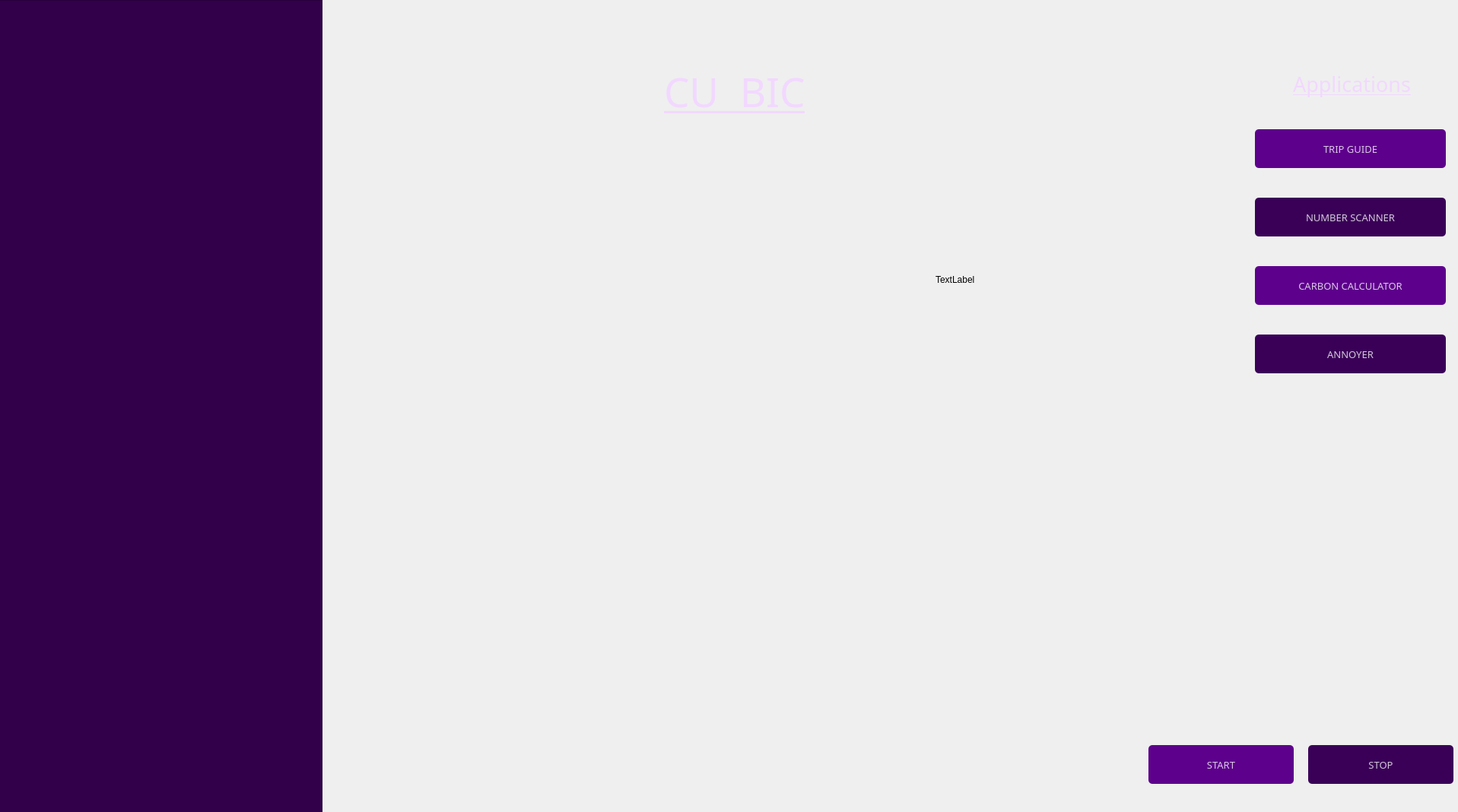
<?xml version="1.0" encoding="UTF-8"?>
<ui version="4.0">
 <class>MainWindow</class>
 <widget class="QMainWindow" name="MainWindow">
  <property name="geometry">
   <rect>
    <x>0</x>
    <y>0</y>
    <width>1917</width>
    <height>1068</height>
   </rect>
  </property>
  <property name="windowTitle">
   <string>MainWindow</string>
  </property>
  <widget class="QWidget" name="centralwidget">
   <property name="sizePolicy">
    <sizepolicy hsizetype="Preferred" vsizetype="Preferred">
     <horstretch>0</horstretch>
     <verstretch>0</verstretch>
    </sizepolicy>
   </property>
   <widget class="QLabel" name="label">
    <property name="geometry">
     <rect>
      <x>0</x>
      <y>0</y>
      <width>1921</width>
      <height>1071</height>
     </rect>
    </property>
    <property name="text">
     <string/>
    </property>
    <property name="pixmap">
     <pixmap>../../../../../Downloads/connections.gif</pixmap>
    </property>
   </widget>
   <widget class="QPushButton" name="pushButton">
    <property name="geometry">
     <rect>
      <x>1720</x>
      <y>980</y>
      <width>191</width>
      <height>51</height>
     </rect>
    </property>
    <property name="styleSheet">
     <string notr="true">QPushButton#pushButton{
background-color: rgb(58, 0, 88);
	border-color: rgb(65, 65, 65);
  border-radius:5px ;
   color:rgba(255, 255, 255, 200);
    font: 63 10pt Bahnschrift SemiBold SemiConden;
}
QPushButton#pushButton:pressed{
  background-color:rgba(255, 107, 107, 255);
   padding-left:5px;
   padding-top:5px;
   background-position:calc(100%-10px)center;
}
QPushButton#pushButton:hover{
  background-color: rgb(121, 121, 121);
}</string>
    </property>
    <property name="text">
     <string>STOP</string>
    </property>
   </widget>
   <widget class="QPushButton" name="pushButton_2">
    <property name="geometry">
     <rect>
      <x>1510</x>
      <y>980</y>
      <width>191</width>
      <height>51</height>
     </rect>
    </property>
    <property name="styleSheet">
     <string notr="true">QPushButton#pushButton_2{
background-color: rgb(93, 0, 140);
	border-color: rgb(65, 65, 65);
  border-radius:5px ;
   color:rgba(255, 255, 255, 200);
    font: 63 10pt Bahnschrift SemiBold SemiConden;
}
QPushButton#pushButton_2:pressed{
  background-color:rgba(255, 107, 107, 255);
   padding-left:5px;
   padding-top:5px;
   background-position:calc(100%-10px)center;
}
QPushButton#pushButton_2:hover{
  background-color: rgb(121, 121, 121);
}</string>
    </property>
    <property name="text">
     <string>START</string>
    </property>
   </widget>
   <widget class="QPlainTextEdit" name="plainTextEdit">
    <property name="geometry">
     <rect>
      <x>-7</x>
      <y>0</y>
      <width>431</width>
      <height>1071</height>
     </rect>
    </property>
    <property name="styleSheet">
     <string notr="true">background-color: rgb(50, 0, 75);
border-right-color: rgb(255, 255, 255);
border-left-color: rgb(255, 255, 255);</string>
    </property>
   </widget>
   <widget class="QPushButton" name="pushButton_3">
    <property name="geometry">
     <rect>
      <x>1650</x>
      <y>170</y>
      <width>251</width>
      <height>51</height>
     </rect>
    </property>
    <property name="styleSheet">
     <string notr="true">QPushButton#pushButton_3{
background-color: rgb(93, 0, 140);
	border-color: rgb(65, 65, 65);
  border-radius:5px ;
   color:rgba(255, 255, 255, 200);
    font: 63 10pt Bahnschrift SemiBold SemiConden;
}
QPushButton#pushButton_3:pressed{
  background-color:rgba(255, 107, 107, 255);
   padding-left:5px;
   padding-top:5px;
   background-position:calc(100%-10px)center;
}
QPushButton#pushButton_3:hover{
  background-color: rgb(121, 121, 121);
}</string>
    </property>
    <property name="text">
     <string>TRIP GUIDE</string>
    </property>
   </widget>
   <widget class="QPushButton" name="pushButton4">
    <property name="geometry">
     <rect>
      <x>1650</x>
      <y>260</y>
      <width>251</width>
      <height>51</height>
     </rect>
    </property>
    <property name="styleSheet">
     <string notr="true">QPushButton#pushButton4{
background-color: rgb(58, 0, 88);
	border-color: rgb(65, 65, 65);
  border-radius:5px ;
   color:rgba(255, 255, 255, 200);
    font: 63 10pt Bahnschrift SemiBold SemiConden;
}
QPushButton#pushButton4:pressed{
  background-color:rgba(255, 107, 107, 255);
   padding-left:5px;
   padding-top:5px;
   background-position:calc(100%-10px)center;
}
QPushButton#pushButton4:hover{
  background-color: rgb(121, 121, 121);
}</string>
    </property>
    <property name="text">
     <string>NUMBER SCANNER</string>
    </property>
   </widget>
   <widget class="QPushButton" name="pushButton_5">
    <property name="geometry">
     <rect>
      <x>1650</x>
      <y>350</y>
      <width>251</width>
      <height>51</height>
     </rect>
    </property>
    <property name="styleSheet">
     <string notr="true">QPushButton#pushButton_5{
background-color: rgb(93, 0, 140);
	border-color: rgb(65, 65, 65);
  border-radius:5px ;
   color:rgba(255, 255, 255, 200);
    font: 63 10pt Bahnschrift SemiBold SemiConden;
}
QPushButton#pushButton_5:pressed{
  background-color:rgba(255, 107, 107, 255);
   padding-left:5px;
   padding-top:5px;
   background-position:calc(100%-10px)center;
}
QPushButton#pushButton_5:hover{
  background-color: rgb(121, 121, 121);
}</string>
    </property>
    <property name="text">
     <string>CARBON CALCULATOR</string>
    </property>
   </widget>
   <widget class="QPushButton" name="pushButton6">
    <property name="geometry">
     <rect>
      <x>1650</x>
      <y>440</y>
      <width>251</width>
      <height>51</height>
     </rect>
    </property>
    <property name="styleSheet">
     <string notr="true">QPushButton#pushButton6{
background-color: rgb(58, 0, 88);
	border-color: rgb(65, 65, 65);
  border-radius:5px ;
   color:rgba(255, 255, 255, 200);
    font: 63 10pt Bahnschrift SemiBold SemiConden;
}
QPushButton#pushButton6:pressed{
  background-color:rgba(255, 107, 107, 255);
   padding-left:5px;
   padding-top:5px;
   background-position:calc(100%-10px)center;
}
QPushButton#pushButton6:hover{
  background-color: rgb(121, 121, 121);
}</string>
    </property>
    <property name="text">
     <string>ANNOYER</string>
    </property>
   </widget>
   <widget class="QLabel" name="label_2">
    <property name="geometry">
     <rect>
      <x>1230</x>
      <y>360</y>
      <width>55</width>
      <height>16</height>
     </rect>
    </property>
    <property name="text">
     <string>TextLabel</string>
    </property>
   </widget>
   <widget class="QLabel" name="label_3">
    <property name="geometry">
     <rect>
      <x>1700</x>
      <y>90</y>
      <width>221</width>
      <height>41</height>
     </rect>
    </property>
    <property name="styleSheet">
     <string notr="true">    font: 63 20pt Bahnschrift SemiBold SemiConden;

text-decoration: underline;
color: rgb(170, 170, 255);
color: rgb(242, 216, 255);</string>
    </property>
    <property name="text">
     <string>Applications</string>
    </property>
   </widget>
   <widget class="QLabel" name="label_4">
    <property name="geometry">
     <rect>
      <x>873</x>
      <y>90</y>
      <width>251</width>
      <height>61</height>
     </rect>
    </property>
    <property name="styleSheet">
     <string notr="true">    font: 63 40pt Bahnschrift SemiBold SemiConden;

text-decoration: underline;
color: rgb(170, 170, 255);
color: rgb(242, 216, 255);</string>
    </property>
    <property name="text">
     <string>CU  BIC</string>
    </property>
   </widget>
  </widget>
 </widget>
 <resources/>
 <connections/>
</ui>
